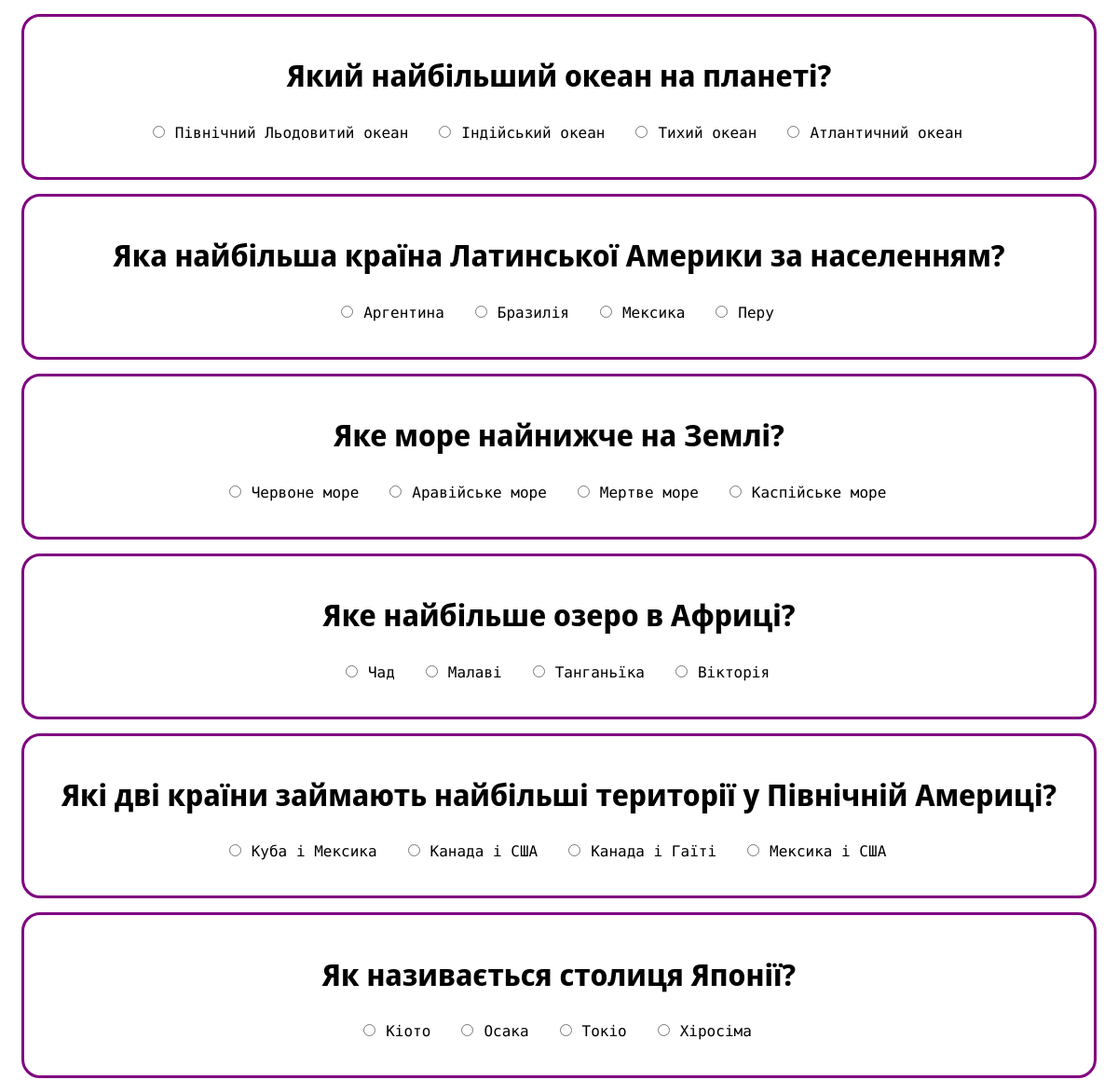
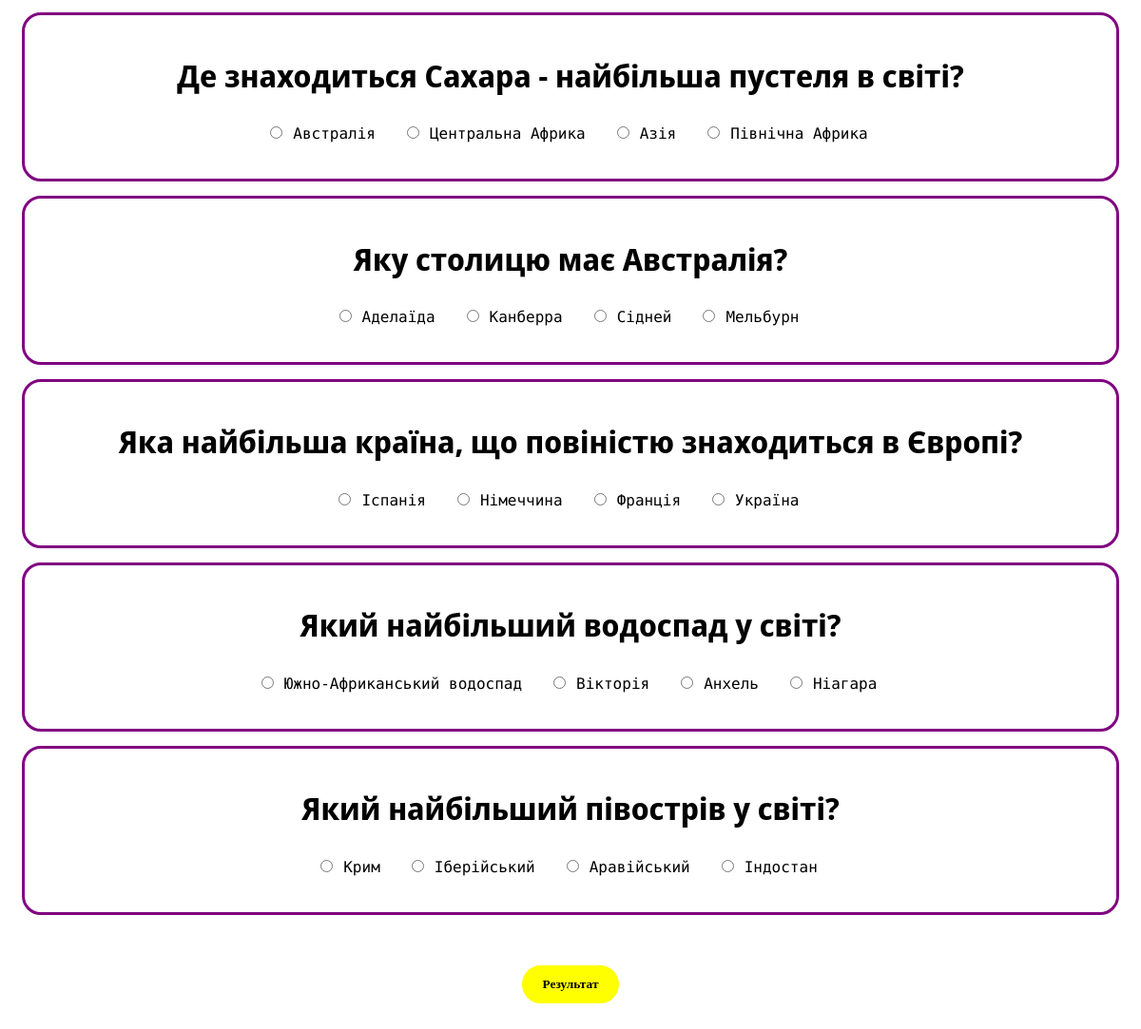
Page /form/2 on the committed database (2 pictures, top to bottom).
### home/models.py (models this page shows, shortened)
class Question(models.Model):
    question = models.CharField(max_length=200, unique=True)
    right_answer = models.CharField(max_length=100)
    wrong_answer1 = models.CharField(max_length=100)
    wrong_answer2 = models.CharField(max_length=100)
    wrong_answer3 = models.CharField(max_length=100)

### home/views.py (the view)
# urls.py: path('form/<id_>', form, name='form'),
def form(request: HttpRequest, id_):
    if id_:
        quiz, questions = tools.get_qq(id_)
        return render(request, 'home/form.html', {'quiz_name': quiz.name, 'quiz_id': quiz.id, 'questions': questions})
    else:
        return redirect('index')

### home/templatetags/shuffle.py (called while the page is built)
@register.filter
def shuffle(arg):
    tmp = list(arg)[:]
    random.shuffle(tmp)
    return tmp

### home/tools.py (called while the page is built)
def get_qq(id_):
    quiz = get_object_or_404(Quiz, id=id_)
    questions = quiz.questions.all()
    for q in questions:
        q.answers = [q.right_answer, q.wrong_answer1, q.wrong_answer2, q.wrong_answer3]
    return quiz, questions

### templates/home/form.html (shortened to what this page needs)
<!DOCTYPE html>
{% load static %}
{% load shuffle %}
<html lang="uk">
<head>
    <link rel="stylesheet" href="{% static 'home/css/base.css' %}">
    <link rel="stylesheet" href="{% static 'home/css/form.css' %}">
</head>
<body>
    <form action="{% url 'result' %}" method="post">
        {% for q in questions|shuffle %}
            <div class="question">
                <h1>{{ q.question }}</h1>
                {% for v in q.answers|shuffle %}
                <div class="option">
                    <input type="radio" name="{{ q.question }}" value="{{ v }}" required><b class="color-box transparent-box">{{ v }}</b>
                </div>
                {% endfor %}
            </div>
        {% endfor %}
        <br>
        <input type="submit" value="Результат" class="submit">
    </form>
</body>
</html>

### static/home/css/base.css (style rules this page uses)
body { text-align: center; }
h1, h2 { font-family: 'Noto Sans Display', sans-serif; }
.color-box { border: none; border-radius: 5px; color: white; padding: 3px; margin: 5px; }
.transparent-box { color: black; }
.submit { background-color: yellow; border-color: yellow; margin: 20px; border-radius: 20px; border-style: solid; cursor: pointer; padding-left: 20px; padding-right: 20px; padding-bottom: 10px; padding-top: 10px; font-weight: bold; font-family: 'Comfortaa', cursive; transition: background-color 0.15s, padding-left 0.15s, padding-right 0.15s; }

### static/home/css/form.css (style rules this page uses)
.question { border-style: solid; border-color: purple; border-radius: 20px; margin: 15px; padding: 20px; transition: border-color 0.5s, border-radius 0.5s; }
b { font-family: 'Roboto Mono', monospace; font-weight: 500; }
.option { display: inline-block; margin-bottom: 10px; border-width: 1px; border-radius: 3px; padding: 8px; transition: opacity 0.15s; }

### rows in the picture
Question: question "Який найбільший океан на планеті?", answers "Північний Льодовитий океан" "Індійський океан" "Тихий океан" "Атлантичний океан"
Question: question "Яка найбільша країна Латинської Америки за населенням?", answers "Аргентина" "Бразилія" "Мексика" "Перу"
Question: question "Яке море найнижче на Землі?", answers "Червоне море" "Аравійське море" "Мертве море" "Каспійське море"
Question: question "Яке найбільше озеро в Африці?", answers "Чад" "Малаві" "Танганьїка" "Вікторія"
Question: question "Які дві країни займають найбільші території у Північній Америці?", answers "Куба і Мексика" "Канада і США" "Канада і Гаїті" "Мексика і США"
Question: question "Як називається столиця Японії?", answers "Кіото" "Осака" "Токіо" "Хіросіма"
Question: question "Де знаходиться Сахара - найбільша пустеля в світі?", answers "Австралія" "Центральна Африка" "Азія" "Північна Африка"
Question: question "Яку столицю має Австралія?", answers "Аделаїда" "Канберра" "Сідней" "Мельбурн"
Question: question "Яка найбільша країна, що повіністю знаходиться в Європі?", answers "Іспанія" "Німеччина" "Франція" "Україна"
Question: question "Який найбільший водоспад у світі?", answers "Южно-Африканський водоспад" "Вікторія" "Анхель" "Ніагара"
Question: question "Який найбільший півострів у світі?", answers "Крим" "Іберійський" "Аравійський" "Індостан"
